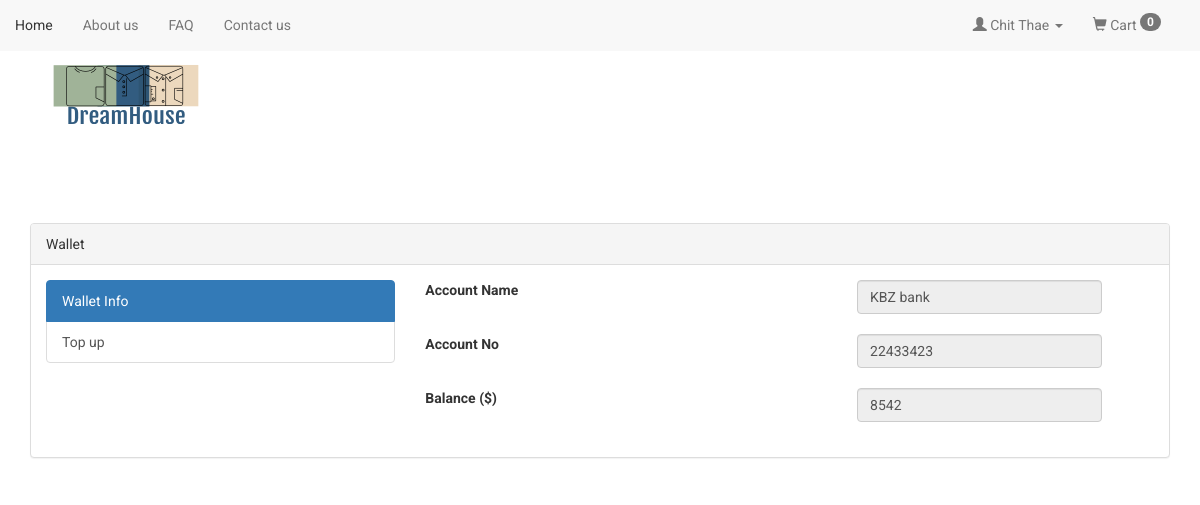
The app's page /wallet.php (signed in) with its own data.
### tables this page shows
CREATE TABLE `bank` (
  `id` int(11) NOT NULL,
  `acc_name` varchar(255) NOT NULL,
  `acc_no` int(11) NOT NULL,
  `balance` decimal(11,0) NOT NULL,
  `customer_id` int(11) NOT NULL
);

### functions.php (called while the page is built, shortened)
<?php
	function get($query,$conn){
		try{
			$stmt = $conn->prepare($query);
			$stmt->execute();
			return $stmt;
		}catch(PDOException $e){
			$e->getMessage();
		}
	}
?>

### wallet.php (the view, shortened to what this page needs)
<?php
	$customer_id = $_SESSION['customer_acc_id'];
	require 'functions.php';
	$conn = connect();
	if($conn){
		$query = 'Select * from bank where customer_id ='. $customer_id;
		$get_bank_info = get($query, $conn);
		$res_bank_info = $get_bank_info->fetch();
	}
?>
<!DOCTYPE html>
<html>
<head>
	<link rel="stylesheet" type="text/css" href="bootstrap-3.3.7/css/bootstrap.min.css">
	<link rel="stylesheet" type="text/css" href="bootstrap-3.3.7/css/custom.css">
</head>
<body>
	<?php include 'navbar.php'; ?>
	<div class="container">
		<div class="row">
			<div class="col-md-12" >
					<img src="admin/images/imc.png">
		  	</div>
		</div>
		<div class="panel panel-default" style="margin-top:2%">
			<div class="panel-heading">
				Wallet
			</div>
			<div class="panel-body">
				<div class="row wallet-sidebar <?= $get_bank_info ->rowCount() < 1 ? 'hide': ''?>">
					<div class="col-md-4">
						<div class="list-group">
						  	<a href="#" class="list-group-item wallet-info-tab active">
						    Wallet Info
						  	</a>
						  	<a href="#" class="list-group-item top-up-tab">Top up</a>
						</div>
					</div>
					<div class="col-md-8 wallet-info-tab--content">
						<form action="#" method="post">
							<div class="row margin-bottom-20px">
								<div class="col-md-6">
									<label for="account_name">Account Name</label>
								</div>
								<div class="col-md-6">
									<input type="text" id="account_name" class="form-control margin-auto" name="account_name" value="<?= $res_bank_info['acc_name']?>" disabled>
								</div>
							</div>
							<div class="row margin-bottom-20px">
								<div class="col-md-6">
									<label for="account_no">Account No</label>
								</div>
								<div class="col-md-6">
									<input type="number" id="account_no" class="form-control margin-auto" name="account_no" value="<?= $res_bank_info['acc_no']?>" disabled>
								</div>
							</div>
							<div class="row margin-bottom-20px">
								<div class="col-md-6">
									<label for="balance">Balance ($)</label>
								</div>
								<div class="col-md-6">
									<input type="number" id="balance" class="form-control margin-auto" name="balance" aria-describedby="basic-addon2" value="<?= $res_bank_info['balance']?>" disabled>
								</div>
							</div>
						</form>
					</div>
				</div>
			</div>
		</div>
	</div>
</body>
</html>

### records on screen
bank: account_name "KBZ bank", account_no "22433423", balance "8542"

### other values on screen
$_SESSION['first_name'] "Chit Thae"
$cart "0"
